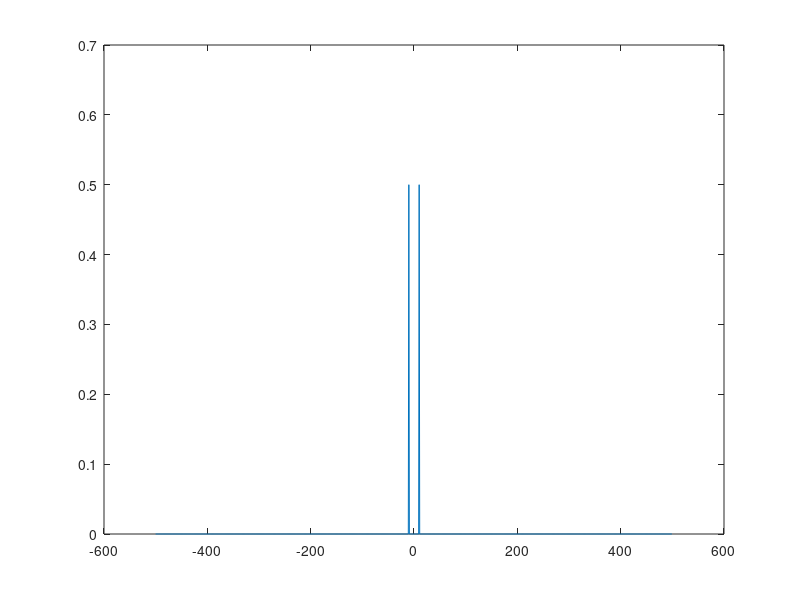

This figure's MATLAB source:
dt=1e-3; 
Tw=1000e-3; 
t=dt:dt:Tw;
y=sin(2*pi*10*t);
plot(t, y);

Yf=fft(y);
N=Tw/dt;
Yf=fftshift(Yf)/N;
BW=1/dt;
df=BW/N;
f=-BW/2:df:BW/2-df;

plot(f, abs(Yf))
